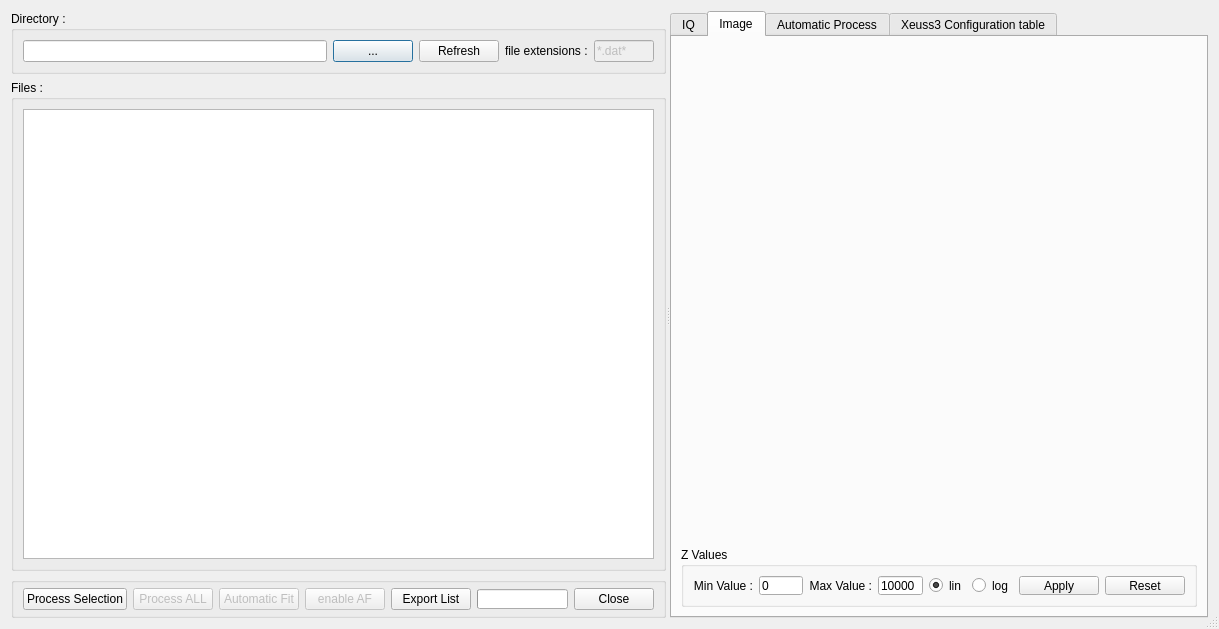
<?xml version="1.0" encoding="UTF-8"?>
<ui version="4.0">
 <class>surveyorDialog</class>
 <widget class="QDialog" name="surveyorDialog">
  <property name="geometry">
   <rect>
    <x>0</x>
    <y>0</y>
    <width>1219</width>
    <height>629</height>
   </rect>
  </property>
  <property name="windowTitle">
   <string>dlgSurveyor</string>
  </property>
  <property name="sizeGripEnabled">
   <bool>true</bool>
  </property>
  <layout class="QVBoxLayout" name="verticalLayout_2">
   <item>
    <widget class="QSplitter" name="splitter">
     <property name="orientation">
      <enum>Qt::Horizontal</enum>
     </property>
     <property name="opaqueResize">
      <bool>true</bool>
     </property>
     <property name="childrenCollapsible">
      <bool>false</bool>
     </property>
     <widget class="QWidget" name="layoutWidget_3">
      <layout class="QVBoxLayout" name="verticalLayout_15">
       <item>
        <widget class="QGroupBox" name="groupBox_16">
         <property name="minimumSize">
          <size>
           <width>0</width>
           <height>50</height>
          </size>
         </property>
         <property name="maximumSize">
          <size>
           <width>16777215</width>
           <height>70</height>
          </size>
         </property>
         <property name="title">
          <string>Directory :</string>
         </property>
         <layout class="QHBoxLayout" name="horizontalLayout_12">
          <item>
           <widget class="QLineEdit" name="DirTxt">
            <property name="minimumSize">
             <size>
              <width>0</width>
              <height>20</height>
             </size>
            </property>
           </widget>
          </item>
          <item>
           <widget class="QPushButton" name="changeDirButton">
            <property name="minimumSize">
             <size>
              <width>0</width>
              <height>20</height>
             </size>
            </property>
            <property name="text">
             <string>...</string>
            </property>
           </widget>
          </item>
          <item>
           <widget class="QPushButton" name="btnExtUpdate">
            <property name="minimumSize">
             <size>
              <width>30</width>
              <height>20</height>
             </size>
            </property>
            <property name="text">
             <string>Refresh</string>
            </property>
            <property name="flat">
             <bool>false</bool>
            </property>
           </widget>
          </item>
          <item>
           <widget class="QLabel" name="labelFileExtensions_3">
            <property name="text">
             <string>file extensions :</string>
            </property>
           </widget>
          </item>
          <item>
           <widget class="QLineEdit" name="extensionTxt">
            <property name="enabled">
             <bool>false</bool>
            </property>
            <property name="maximumSize">
             <size>
              <width>60</width>
              <height>16777215</height>
             </size>
            </property>
            <property name="text">
             <string>*.dat*</string>
            </property>
            <property name="readOnly">
             <bool>true</bool>
            </property>
           </widget>
          </item>
         </layout>
        </widget>
       </item>
       <item>
        <widget class="QGroupBox" name="groupBox_17">
         <property name="title">
          <string>Files :</string>
         </property>
         <layout class="QGridLayout" name="gridLayout_3">
          <item row="0" column="0">
           <widget class="QTableWidget" name="tableWidget">
            <property name="minimumSize">
             <size>
              <width>600</width>
              <height>0</height>
             </size>
            </property>
            <property name="maximumSize">
             <size>
              <width>16777215</width>
              <height>16777215</height>
             </size>
            </property>
            <property name="alternatingRowColors">
             <bool>true</bool>
            </property>
            <property name="showGrid">
             <bool>false</bool>
            </property>
            <property name="sortingEnabled">
             <bool>true</bool>
            </property>
            <property name="columnCount">
             <number>0</number>
            </property>
            <attribute name="verticalHeaderVisible">
             <bool>false</bool>
            </attribute>
           </widget>
          </item>
         </layout>
        </widget>
       </item>
       <item>
        <widget class="QGroupBox" name="groupBox">
         <property name="minimumSize">
          <size>
           <width>0</width>
           <height>30</height>
          </size>
         </property>
         <property name="maximumSize">
          <size>
           <width>16777215</width>
           <height>50</height>
          </size>
         </property>
         <property name="title">
          <string/>
         </property>
         <layout class="QHBoxLayout" name="horizontalLayout_6">
          <property name="topMargin">
           <number>5</number>
          </property>
          <property name="bottomMargin">
           <number>5</number>
          </property>
          <item>
           <widget class="QPushButton" name="btnProcessSelection">
            <property name="text">
             <string>Process Selection</string>
            </property>
           </widget>
          </item>
          <item>
           <widget class="QPushButton" name="btnProcessALL">
            <property name="enabled">
             <bool>false</bool>
            </property>
            <property name="text">
             <string>Process ALL</string>
            </property>
           </widget>
          </item>
          <item>
           <widget class="QPushButton" name="btnAutomaticFit">
            <property name="enabled">
             <bool>false</bool>
            </property>
            <property name="text">
             <string>Automatic Fit</string>
            </property>
           </widget>
          </item>
          <item>
           <widget class="QPushButton" name="btnPAF">
            <property name="enabled">
             <bool>false</bool>
            </property>
            <property name="text">
             <string>enable AF</string>
            </property>
           </widget>
          </item>
          <item>
           <widget class="QPushButton" name="btnExportList">
            <property name="text">
             <string>Export List</string>
            </property>
           </widget>
          </item>
          <item>
           <widget class="QProgressBar" name="progressBar">
            <property name="maximumSize">
             <size>
              <width>100</width>
              <height>20</height>
             </size>
            </property>
            <property name="autoFillBackground">
             <bool>false</bool>
            </property>
            <property name="value">
             <number>0</number>
            </property>
            <property name="textVisible">
             <bool>false</bool>
            </property>
            <property name="orientation">
             <enum>Qt::Horizontal</enum>
            </property>
           </widget>
          </item>
          <item>
           <widget class="QDialogButtonBox" name="buttonClose">
            <property name="standardButtons">
             <set>QDialogButtonBox::Close</set>
            </property>
           </widget>
          </item>
         </layout>
        </widget>
       </item>
       <item>
        <layout class="QHBoxLayout" name="horizontalLayout_22"/>
       </item>
      </layout>
     </widget>
     <widget class="QTabWidget" name="tabWidget">
      <property name="currentIndex">
       <number>1</number>
      </property>
      <widget class="QWidget" name="tab_14">
       <attribute name="title">
        <string>IQ</string>
       </attribute>
       <layout class="QVBoxLayout" name="verticalLayout_3">
        <item>
         <layout class="QVBoxLayout" name="verticalLayoutIQ">
          <item>
           <widget class="MatplotlibWidget" name="matplotlibwidget" native="true">
            <property name="minimumSize">
             <size>
              <width>300</width>
              <height>0</height>
             </size>
            </property>
           </widget>
          </item>
         </layout>
        </item>
       </layout>
      </widget>
      <widget class="QWidget" name="tab_15">
       <attribute name="title">
        <string>Image</string>
       </attribute>
       <layout class="QVBoxLayout" name="verticalLayout">
        <item>
         <layout class="QVBoxLayout" name="verticalLayoutEDF">
          <item>
           <widget class="MatplotlibWidget" name="matplotlibwidgetEDF" native="true">
            <property name="minimumSize">
             <size>
              <width>300</width>
              <height>0</height>
             </size>
            </property>
           </widget>
          </item>
         </layout>
        </item>
        <item>
         <widget class="QGroupBox" name="groupBox_5">
          <property name="maximumSize">
           <size>
            <width>16777215</width>
            <height>60</height>
           </size>
          </property>
          <property name="title">
           <string>Z Values</string>
          </property>
          <layout class="QHBoxLayout" name="horizontalLayout_4">
           <item>
            <widget class="QLabel" name="Minvalue">
             <property name="text">
              <string>Min Value :</string>
             </property>
             <property name="alignment">
              <set>Qt::AlignRight|Qt::AlignTrailing|Qt::AlignVCenter</set>
             </property>
            </widget>
           </item>
           <item>
            <widget class="QLineEdit" name="edtZmin">
             <property name="maximumSize">
              <size>
               <width>75</width>
               <height>16777215</height>
              </size>
             </property>
             <property name="text">
              <string>0</string>
             </property>
            </widget>
           </item>
           <item>
            <widget class="QLabel" name="label_2">
             <property name="text">
              <string>Max Value :</string>
             </property>
             <property name="alignment">
              <set>Qt::AlignRight|Qt::AlignTrailing|Qt::AlignVCenter</set>
             </property>
            </widget>
           </item>
           <item>
            <widget class="QLineEdit" name="edtZmax">
             <property name="minimumSize">
              <size>
               <width>0</width>
               <height>0</height>
              </size>
             </property>
             <property name="maximumSize">
              <size>
               <width>75</width>
               <height>16777215</height>
              </size>
             </property>
             <property name="text">
              <string>10000</string>
             </property>
            </widget>
           </item>
           <item>
            <widget class="QRadioButton" name="radioButton_lin">
             <property name="text">
              <string>lin</string>
             </property>
             <property name="checked">
              <bool>true</bool>
             </property>
            </widget>
           </item>
           <item>
            <widget class="QRadioButton" name="radioButton_log">
             <property name="text">
              <string>log</string>
             </property>
            </widget>
           </item>
           <item>
            <widget class="QPushButton" name="btnZApply">
             <property name="text">
              <string>Apply</string>
             </property>
            </widget>
           </item>
           <item>
            <widget class="QPushButton" name="btnReset">
             <property name="text">
              <string>Reset</string>
             </property>
            </widget>
           </item>
          </layout>
         </widget>
        </item>
       </layout>
      </widget>
      <widget class="QWidget" name="tab_16">
       <attribute name="title">
        <string>Automatic Process</string>
       </attribute>
       <layout class="QVBoxLayout" name="verticalLayout_18">
        <item>
         <layout class="QVBoxLayout" name="verticalLayout_19">
          <item>
           <widget class="QGroupBox" name="groupBox_18">
            <property name="title">
             <string>Process</string>
            </property>
            <layout class="QHBoxLayout" name="horizontalLayout_24">
             <item>
              <widget class="QCheckBox" name="chkAutomaticProcess">
               <property name="text">
                <string>Automatic when new file</string>
               </property>
               <property name="checked">
                <bool>false</bool>
               </property>
              </widget>
             </item>
             <item>
              <widget class="QCheckBox" name="chkAutomaticSaving">
               <property name="text">
                <string>saving</string>
               </property>
               <property name="checked">
                <bool>true</bool>
               </property>
              </widget>
             </item>
            </layout>
           </widget>
          </item>
          <item>
           <widget class="QGroupBox" name="groupBox_2">
            <property name="title">
             <string>Image / Dat</string>
            </property>
            <layout class="QHBoxLayout" name="horizontalLayout">
             <item>
              <widget class="QLabel" name="label">
               <property name="text">
                <string>Process on :</string>
               </property>
               <property name="alignment">
                <set>Qt::AlignRight|Qt::AlignTrailing|Qt::AlignVCenter</set>
               </property>
              </widget>
             </item>
             <item>
              <widget class="QRadioButton" name="radioButton_DAT">
               <property name="text">
                <string>2D DAT</string>
               </property>
               <property name="checked">
                <bool>true</bool>
               </property>
              </widget>
             </item>
             <item>
              <widget class="QRadioButton" name="radioButton_EDF">
               <property name="text">
                <string>Image EDF</string>
               </property>
              </widget>
             </item>
            </layout>
           </widget>
          </item>
          <item>
           <widget class="QGroupBox" name="groupBox_3">
            <property name="title">
             <string>EDF </string>
            </property>
            <layout class="QHBoxLayout" name="horizontalLayout_2">
             <item>
              <widget class="QLabel" name="label_3">
               <property name="text">
                <string>mask file :</string>
               </property>
              </widget>
             </item>
             <item>
              <widget class="QLineEdit" name="edtMaskFileName"/>
             </item>
             <item>
              <widget class="QToolButton" name="btnLoadMask">
               <property name="text">
                <string>...</string>
               </property>
              </widget>
             </item>
            </layout>
           </widget>
          </item>
          <item>
           <widget class="QGroupBox" name="Par_3">
            <property name="minimumSize">
             <size>
              <width>0</width>
              <height>50</height>
             </size>
            </property>
            <property name="maximumSize">
             <size>
              <width>16777215</width>
              <height>16777215</height>
             </size>
            </property>
            <property name="title">
             <string>Q range</string>
            </property>
            <layout class="QHBoxLayout" name="horizontalLayout_25">
             <item>
              <widget class="QCheckBox" name="chkCutQRange">
               <property name="text">
                <string>Cut Q range</string>
               </property>
              </widget>
             </item>
             <item>
              <widget class="QCheckBox" name="chkMerging">
               <property name="text">
                <string>Merging</string>
               </property>
              </widget>
             </item>
            </layout>
           </widget>
          </item>
          <item>
           <widget class="QGroupBox" name="groupBox_19">
            <property name="title">
             <string>Solvent</string>
            </property>
            <layout class="QHBoxLayout" name="horizontalLayout_26">
             <item>
              <widget class="QCheckBox" name="chkSubSolvent">
               <property name="text">
                <string>Subtract Solvent</string>
               </property>
              </widget>
             </item>
             <item>
              <widget class="QCheckBox" name="chkDetectBuffer">
               <property name="enabled">
                <bool>false</bool>
               </property>
               <property name="text">
                <string>Detect Buffer</string>
               </property>
              </widget>
             </item>
             <item>
              <widget class="QLineEdit" name="solventEdit">
               <property name="enabled">
                <bool>false</bool>
               </property>
              </widget>
             </item>
             <item>
              <widget class="QPushButton" name="btnCheckSolvent">
               <property name="text">
                <string>check from pySAXS</string>
               </property>
              </widget>
             </item>
            </layout>
           </widget>
          </item>
          <item>
           <widget class="QGroupBox" name="groupBox_20">
            <property name="title">
             <string>Naming</string>
            </property>
            <layout class="QHBoxLayout" name="horizontalLayout_27">
             <item>
              <widget class="QCheckBox" name="chkAppendName">
               <property name="text">
                <string>append name with process</string>
               </property>
              </widget>
             </item>
             <item>
              <widget class="QCheckBox" name="chkKeepFileName">
               <property name="text">
                <string>keep file name</string>
               </property>
               <property name="checked">
                <bool>true</bool>
               </property>
              </widget>
             </item>
             <item>
              <widget class="QCheckBox" name="chkConfigName">
               <property name="text">
                <string>Keep Configuration name</string>
               </property>
               <property name="checked">
                <bool>true</bool>
               </property>
              </widget>
             </item>
            </layout>
           </widget>
          </item>
          <item>
           <widget class="QGroupBox" name="groupBox_21">
            <property name="enabled">
             <bool>false</bool>
            </property>
            <property name="title">
             <string>Absolute intensities</string>
            </property>
            <layout class="QHBoxLayout" name="horizontalLayout_28">
             <item>
              <widget class="QCheckBox" name="chkAutomaticAbsolute">
               <property name="text">
                <string>Absolute Intensities</string>
               </property>
              </widget>
             </item>
             <item>
              <widget class="QLabel" name="label_12">
               <property name="text">
                <string>sample thickness (cm) :</string>
               </property>
              </widget>
             </item>
             <item>
              <widget class="QLineEdit" name="thicknessEdit">
               <property name="maximumSize">
                <size>
                 <width>50</width>
                 <height>16777215</height>
                </size>
               </property>
               <property name="layoutDirection">
                <enum>Qt::LeftToRight</enum>
               </property>
               <property name="text">
                <string>1.0</string>
               </property>
               <property name="alignment">
                <set>Qt::AlignRight|Qt::AlignTrailing|Qt::AlignVCenter</set>
               </property>
              </widget>
             </item>
             <item>
              <widget class="QLabel" name="label_13">
               <property name="text">
                <string>electronic backgd (cps/s):</string>
               </property>
              </widget>
             </item>
             <item>
              <widget class="QLineEdit" name="backgdEdit">
               <property name="maximumSize">
                <size>
                 <width>50</width>
                 <height>16777215</height>
                </size>
               </property>
               <property name="text">
                <string>0.0</string>
               </property>
               <property name="alignment">
                <set>Qt::AlignRight|Qt::AlignTrailing|Qt::AlignVCenter</set>
               </property>
              </widget>
             </item>
            </layout>
           </widget>
          </item>
         </layout>
        </item>
       </layout>
      </widget>
      <widget class="QWidget" name="tab_17">
       <attribute name="title">
        <string>Xeuss3 Configuration table</string>
       </attribute>
       <layout class="QVBoxLayout" name="verticalLayout_20">
        <item>
         <widget class="QTableView" name="tableView"/>
        </item>
        <item>
         <widget class="QGroupBox" name="groupBox_22">
          <property name="title">
           <string>File :</string>
          </property>
          <layout class="QHBoxLayout" name="horizontalLayout_29">
           <item>
            <widget class="QLineEdit" name="edtXeussConfFile">
             <property name="minimumSize">
              <size>
               <width>300</width>
               <height>20</height>
              </size>
             </property>
            </widget>
           </item>
           <item>
            <widget class="QPushButton" name="btnSelectXeussConfFile">
             <property name="text">
              <string>...</string>
             </property>
            </widget>
           </item>
          </layout>
         </widget>
        </item>
       </layout>
      </widget>
     </widget>
    </widget>
   </item>
  </layout>
 </widget>
 <customwidgets>
  <customwidget>
   <class>MatplotlibWidget</class>
   <extends>QWidget</extends>
   <header>matplotlibwidget</header>
  </customwidget>
 </customwidgets>
 <resources/>
 <connections>
  <connection>
   <sender>buttonClose</sender>
   <signal>clicked(QAbstractButton*)</signal>
   <receiver>surveyorDialog</receiver>
   <slot>close()</slot>
   <hints>
    <hint type="sourcelabel">
     <x>832</x>
     <y>594</y>
    </hint>
    <hint type="destinationlabel">
     <x>609</x>
     <y>314</y>
    </hint>
   </hints>
  </connection>
 </connections>
</ui>
